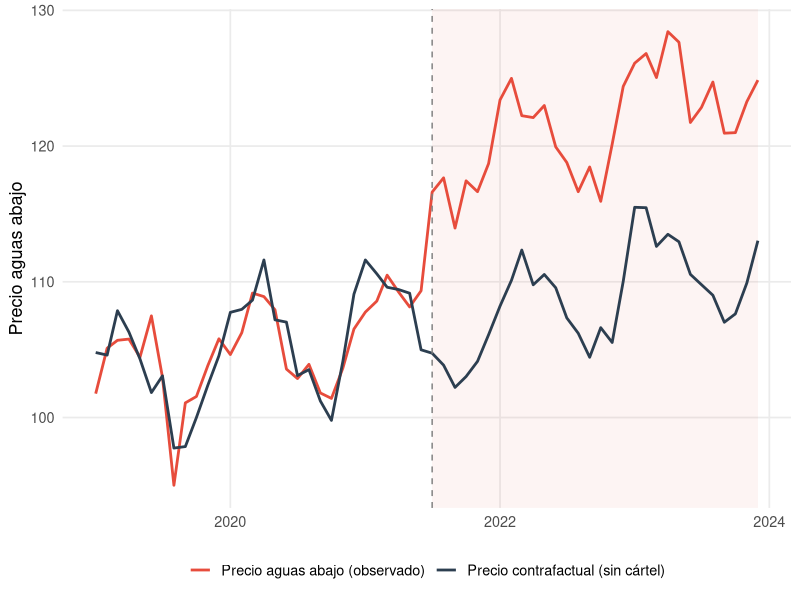
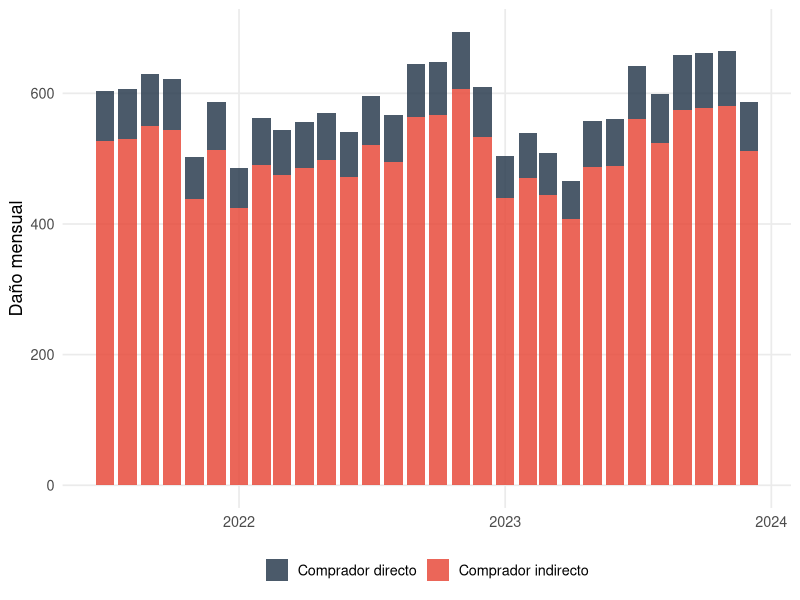

Reproduce these figures in R, in order.
## ---- chunk 1
#| label: setup-ch09
#| include: false
library(tidyverse)
library(kableExtra)
## ---- chunk 2
#| label: fig-passing-on-intuicion
#| fig-cap: "Transmisión del sobreprecio a lo largo de la cadena de distribución: el pass-through determina cómo se reparte el daño entre compradores directos e indirectos"
#| fig-width: 9
#| fig-height: 5.5

set.seed(909)

n <- 60
fecha <- seq.Date(as.Date("2019-01-01"), by = "month", length.out = n)
t <- 1:n
inicio_cartel <- as.Date("2021-07-01")

coste_base <- 40 + 0.3 * t + 2 * sin(2 * pi * t / 12) + rnorm(n, 0, 1)
sobreprecio_upstream <- if_else(fecha >= inicio_cartel, 10 + 0.05 * (t - 30), 0)
coste_total <- coste_base + sobreprecio_upstream

pass_through_rate <- 0.62
precio_downstream <- 80 + 0.55 * coste_total + pass_through_rate * sobreprecio_upstream +
  3 * sin(2 * pi * t / 12) + rnorm(n, 0, 1.5)
precio_downstream_cf <- 80 + 0.55 * coste_base + 3 * sin(2 * pi * t / 12) + rnorm(n, 0, 1.5)

cantidad <- round(pmax(30, 200 - 1.2 * precio_downstream + rnorm(n, 0, 5)), 0)

df_po <- tibble(
  fecha = fecha,
  coste_base = round(coste_base, 2),
  sobreprecio_upstream = round(sobreprecio_upstream, 2),
  coste_total = round(coste_total, 2),
  precio_downstream = round(precio_downstream, 2),
  precio_downstream_cf = round(precio_downstream_cf, 2),
  cantidad = cantidad,
  cartel = if_else(fecha >= inicio_cartel, 1, 0)
)

df_plot <- df_po |>
  select(fecha, precio_downstream, precio_downstream_cf) |>
  pivot_longer(-fecha, names_to = "serie", values_to = "precio")

ggplot(df_plot, aes(x = fecha, y = precio, color = serie)) +
  annotate("rect",
           xmin = inicio_cartel, xmax = max(fecha),
           ymin = -Inf, ymax = Inf,
           fill = "#e74c3c", alpha = 0.06) +
  geom_line(linewidth = 0.95) +
  geom_vline(xintercept = inicio_cartel, color = "grey50", linetype = "dashed") +
  scale_color_manual(values = c("precio_downstream" = "#e74c3c",
                                "precio_downstream_cf" = "#2c3e50"),
                     labels = c("Precio aguas abajo (observado)",
                                "Precio contrafactual (sin cártel)")) +
  labs(x = NULL, y = "Precio aguas abajo", color = NULL) +
  theme_minimal(base_size = 13) +
  theme(legend.position = "bottom", panel.grid.minor = element_blank())
## ---- chunk 3
#| label: tbl-passing-on-reg
#| tbl-cap: "Estimación de la tasa de pass-through mediante regresión costes-precios"

modelo_po <- lm(precio_downstream ~ coste_total + factor(format(fecha, "%m")), data = df_po)

rho <- unname(coef(modelo_po)["coste_total"])
se_rho <- sqrt(vcov(modelo_po)["coste_total", "coste_total"])

tabla_po <- tibble(
  Parámetro = "Pass-through (coste total)",
  Estimación = round(rho, 4),
  `Error estándar` = round(se_rho, 4),
  `IC 95% inferior` = round(rho - 1.96 * se_rho, 4),
  `IC 95% superior` = round(rho + 1.96 * se_rho, 4)
)

tabla_po |>
  knitr::kable(format = "pipe", align = c("l", "r", "r", "r", "r"))
## ---- chunk 4
#| label: tbl-passing-on-dano
#| tbl-cap: "Descomposición del daño entre comprador directo e indirecto"

df_po <- df_po |>
  mutate(
    dano_directo   = if_else(cartel == 1, (1 - rho) * sobreprecio_upstream * cantidad, 0),
    dano_indirecto = if_else(cartel == 1, rho * sobreprecio_upstream * cantidad, 0),
    dano_total     = dano_directo + dano_indirecto
  )

resumen_po <- df_po |>
  filter(cartel == 1) |>
  summarise(
    `Meses cartelizados` = n(),
    `Sobreprecio medio upstream` = round(mean(sobreprecio_upstream), 2),
    `Pass-through estimado` = round(rho, 4),
    `Daño comprador directo` = round(sum(dano_directo), 2),
    `Daño comprador indirecto` = round(sum(dano_indirecto), 2),
    `Daño total` = round(sum(dano_total), 2)
  )

resumen_po |>
  pivot_longer(everything(), names_to = "Concepto", values_to = "Valor") |>
  knitr::kable(format = "pipe", align = c("l", "r"))
## ---- chunk 5
#| label: fig-passing-on-reparto
#| fig-cap: "Reparto mensual del daño entre comprador directo (absorbe el sobrecoste) y comprador indirecto (recibe el sobreprecio repercutido)"
#| fig-width: 9
#| fig-height: 5

df_dano_po <- df_po |>
  filter(cartel == 1) |>
  select(fecha, dano_directo, dano_indirecto) |>
  pivot_longer(-fecha, names_to = "componente", values_to = "dano")

ggplot(df_dano_po, aes(x = fecha, y = dano, fill = componente)) +
  geom_col(position = "stack", alpha = 0.85) +
  scale_fill_manual(values = c("dano_directo" = "#2c3e50", "dano_indirecto" = "#e74c3c"),
                    labels = c("Comprador directo", "Comprador indirecto")) +
  labs(x = NULL, y = "Daño mensual", fill = NULL) +
  theme_minimal(base_size = 13) +
  theme(legend.position = "bottom", panel.grid.minor = element_blank())
## ---- chunk 6
#| label: tbl-passing-on-sensibilidad
#| tbl-cap: "Análisis de sensibilidad de la tasa de pass-through bajo diferentes especificaciones"

estimar_po <- function(formula, data) {
  fit <- lm(formula, data = data)
  rho <- unname(coef(fit)["coste_total"])
  tibble(`Pass-through` = round(rho, 4))
}

sens_po <- bind_rows(
  estimar_po(precio_downstream ~ coste_total, df_po) |>
    mutate(Especificación = "Solo coste total"),
  estimar_po(precio_downstream ~ coste_total + factor(format(fecha, "%m")), df_po) |>
    mutate(Especificación = "Con estacionalidad"),
  lm(precio_downstream ~ coste_base + sobreprecio_upstream + factor(format(fecha, "%m")),
     data = df_po) |>
    (\(fit) tibble(`Pass-through` = round(unname(coef(fit)["sobreprecio_upstream"]), 4),
                   Especificación = "Sobreprecio separado"))()
) |>
  select(Especificación, `Pass-through`)

sens_po |>
  knitr::kable(format = "pipe", align = c("l", "r"))
